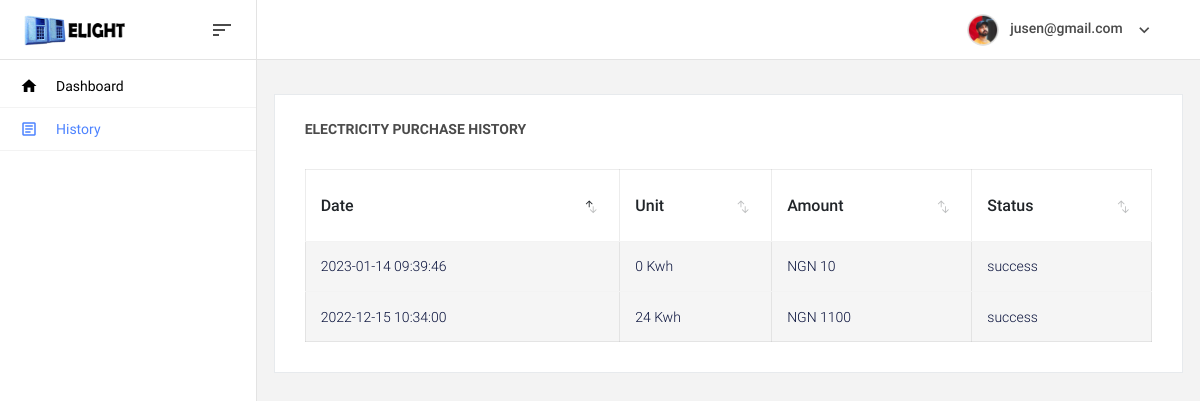
/pages/dashboard/history.php (signed in), run on the app's committed database.
### tables this page shows
CREATE TABLE `users` (
  `id` int(30) NOT NULL,
  `meter_number` text NOT NULL,
  `first_name` varchar(30) NOT NULL,
  `last_name` text NOT NULL,
  `email` varchar(30) NOT NULL,
  `phone_number` varchar(20) NOT NULL,
  `address` text NOT NULL,
  `password` varchar(20) NOT NULL,
  `verified_user` int(1) NOT NULL DEFAULT 0,
  `date_reg` timestamp NOT NULL DEFAULT current_timestamp()
);

CREATE TABLE `history` (
  `id` int(11) NOT NULL,
  `users_id` int(11) NOT NULL,
  `reference` varchar(20) NOT NULL,
  `activation_code` varchar(20) NOT NULL,
  `meter_no` text NOT NULL,
  `user_email` varchar(30) NOT NULL,
  `unit_purchased` int(10) NOT NULL,
  `charge` float NOT NULL,
  `unit_amount` float NOT NULL,
  `date_purchased` timestamp NOT NULL DEFAULT current_timestamp(),
  `status` text NOT NULL,
  `year` year(4) NOT NULL,
  `month` text NOT NULL
);

### pages/dashboard/history.php (the view, shortened to what this page needs)
<?php
    include "../ebills/connect.php";
    if (isset($_SESSION['loggedIn_user_id'])) {
        $id = $_SESSION['loggedIn_user_id'];
		$email = $_SESSION['loggedIn_user_email'];
        $sql1 = "SELECT * FROM users WHERE id=".$id;
        $result1 = $conn->query($sql1);
        $row1 = $result1->fetch_assoc();
        $sql0 = "SELECT * FROM history WHERE users_id ='$id' and user_email='$email' ORDER BY id DESC";
        $result0 = $conn->query($sql0);
    }
?>
<!DOCTYPE html>
<html lang="en">
<head>
    <link rel="stylesheet" href="../../vendors/mdi/css/materialdesignicons.min.css">
    <link rel="stylesheet" href="../../vendors/base/vendor.bundle.base.css">
    <link rel="stylesheet" href="../../vendors/datatables.net-bs4/dataTables.bootstrap4.css">
    <link rel="stylesheet" href="../../css/style.css">
</head>
<body>
    <div class="container-scroller">
        <nav class="navbar col-lg-12 col-12 p-0 fixed-top d-flex flex-row">
            <div class="navbar-brand-wrapper d-flex justify-content-center">
                <div class="navbar-brand-inner-wrapper d-flex justify-content-between align-items-center w-100">
                    <a class="navbar-brand brand-logo" href="index.html"><img src="../../images/logo.png"
                            alt="logo" /></a>
                    <button class="navbar-toggler navbar-toggler align-self-center" type="button"
                        data-toggle="minimize">
                        <span class="mdi mdi-sort-variant"></span>
                    </button>
                </div>
            </div>
            <div class="navbar-menu-wrapper d-flex align-items-center justify-content-end">
                <ul class="navbar-nav navbar-nav-right">
                    <li class="nav-item nav-profile dropdown">
                        <a class="nav-link dropdown-toggle" href="#" data-bs-toggle="dropdown" id="profileDropdown">
                            <img src="../../images/faces/face5.jpg" alt="profile" />
                            <span class="nav-profile-name"> <?php echo $row1["email"] ?></span>
                        </a>
                    </li>
                </ul>
            </div>
        </nav>
        <div class="container-fluid page-body-wrapper">
            <nav class="sidebar sidebar-offcanvas" id="sidebar">
                <ul class="nav">
                    <li class="nav-item">
                        <a class="nav-link" href="home.php">
                            <i class="mdi mdi-home menu-icon"></i>
                            <span class="menu-title">Dashboard</span>
                        </a>
                    </li>
                    <li class="nav-item">
                        <a class="nav-link" href="history.php">
                            <i class="mdi mdi-file-document-box-outline menu-icon"></i>
                            <span class="menu-title">History</span>
                        </a>
                    </li>
                </ul>
            </nav>
            <div class="main-panel">
                <div class="content-wrapper">
                  <div class="row">
                        <div class="col-md-12 stretch-card">
                            <div class="card">
                                <div class="card-body">
                                    <p class="card-title">Electricity purchase history</p>
                                    <div class="table-responsive">
                                        <table id="recent-purchases-listing" class="table">
                                        <?php
            $result = $conn->query($sql0);
            if ($result->num_rows > 0) {?>
                                        <thead>
                                                <tr>
                                                <th>Date</th>
                                                <th>Unit</th>
                                                <th>Amount</th>
                                                <th>Status</th>
                                                </tr>
                                            </thead>
                                            <?php
            while($row = $result->fetch_assoc()) {
                ?>
                                            <tbody>
                                                <tr>
                                                    <td><?php echo $row["date_purchased"]?></td>
                                                     <td><?php echo $row["unit_purchased"]." Kwh"?></td>
                                                     <td><?php echo "NGN ".$row["unit_amount"]?></td>
                                                     <td><?php
                                                    echo $row["status"]
                                                    ?>
                                                </td>
                                                </tr>
                                             </tbody>
                                    <?php } ?>
                                    </table>
                                    <?php
            } else {  ?>
                <h3 class="text-muted">No Electricity bill payment yet</h3>
            <?php }
            $conn->close(); ?>	</table>
                                    </div>
                                </div>
                            </div>
                        </div>
                    </div>
                </div>
            </div>
        </div>
    </div>
</body>
</html>

### data on the page
users: email "jusen@gmail.com"
history: date_purchased "2023-01-14 09:39:46", unit_purchased "0", unit_amount "10", status "success"
history: date_purchased "2022-12-15 10:34:00", unit_purchased "24", unit_amount "1100", status "success"
